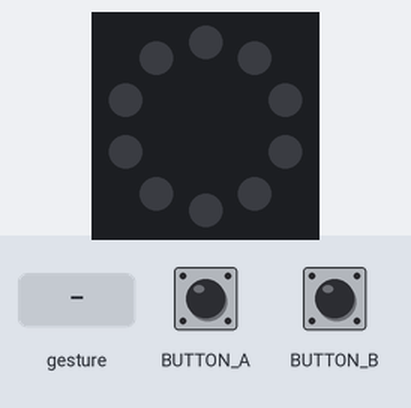
The program below on a simulated Circuit Playground running CircuitPython. On the bench: the board's ring of 10 RGB LEDs (number 0 left of the top, counting anticlockwise). The test bench sets the inputs (shaded band). Dim RGB values are drawn brighter than linear; what the program prints to the serial console is not drawn.

Above: at 1.2 s.
1.3 s: gesture 'tap'
At 2.1 s:
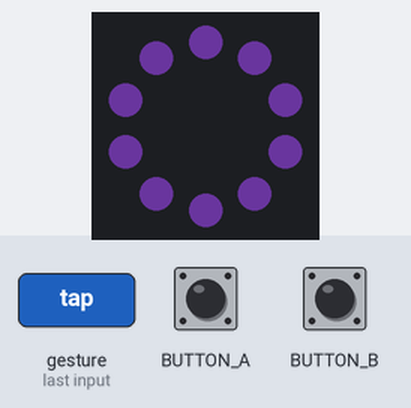
3.8 s: button A pressed for 0.15 s
5.4 s: button B pressed for 0.15 s
Timing chart, 0 to 8.4 s (numbered marks = the images above; inputs shaded):
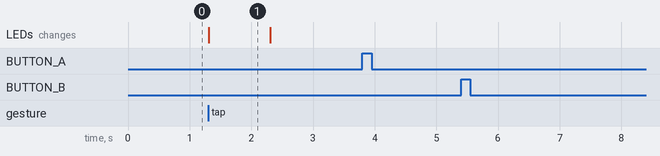

The program:

main.py
```python
import board
import time
import neopixel
from adafruit_circuitplayground.express import cpx

cpx.detect_taps = 2

pixels = neopixel.NeoPixel(board.NEOPIXEL, 10, brightness=.2)
pixels.fill((0, 0, 0))
pixels.show()

while True:
  if cpx.tapped:
    pixels.fill((102, 51, 153))
    pixels.show()
    time.sleep(1)
    pixels.fill((0, 0, 0))
    pixels.show()

  if cpx.button_a:
    print("Button A")

  if cpx.button_b:
    print("Button B")

  time.sleep(.1)
```

Measured:
- after the input at 1.3 s, the LEDs: change at once (image 1)
- after the input at 3.8 s, every drawn part: stays the same
- after the input at 5.4 s, every drawn part: stays the same
- what the display in image 1 shows lasts 1.0 s, from 1.3 s to 2.3 s
